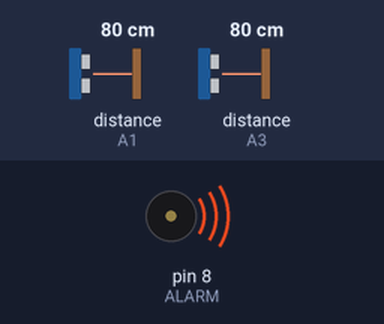
This sketch was run on a simulated Arduino Uno, built with avr-gcc and run on an emulated ATmega328P. On the bench: buzzer (waves = sounding). Wiring (inferred from the names in the program): 2 × ultrasonic range finder: trigger A0, echo A1 / trigger A2, echo A3. The test bench sets the inputs (shaded band); at power-on: distance to the obstacle (sensors on A1, A3) 80 cm. The echo pulse lasts 58.3 µs per cm.

Above: at 0.1 s.
At 2.2 s:
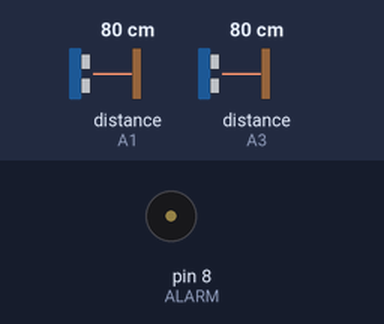
Timing chart, 0 to 3.7 s (numbered marks = the images above):
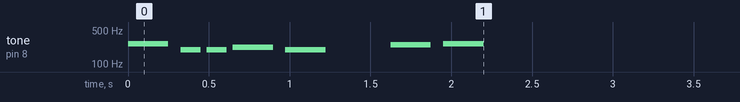

The sketch:

AUDIO_ULTRASONIC__TRIAL_2.ino
```cpp
#define trigPin1 A0
#define echoPin1 A1
#define trigPin2 A2
#define echoPin2 A3

int ALARM = 8;
long duration, distance, FIRSTSensor,SECONDSensor;

#include "pitches.h"
int melody[] = {
  NOTE_C4, NOTE_G3, NOTE_G3, NOTE_A3, NOTE_G3, 0, NOTE_B3, NOTE_C4
};

int noteDurations[] = {
  4, 8, 8, 4, 4, 4, 4, 4
};

void setup()
{
  pinMode(trigPin1, OUTPUT);
pinMode(echoPin1, INPUT);
pinMode(trigPin2, OUTPUT);
pinMode(echoPin2, INPUT);

//pinMode(ALARM, OUTPUT);
//digitalWrite(ALARM, LOW);


for (int thisNote = 0; thisNote < 8; thisNote++)
{
    pinMode(ALARM, OUTPUT);
    digitalWrite(ALARM, LOW);

    int noteDuration = 1000 / noteDurations[thisNote];
    tone(8, melody[thisNote], noteDuration);


    int pauseBetweenNotes = noteDuration * 1.30;
    delay(pauseBetweenNotes);

    noTone(8);
}
}


void loop()
{
SonarSensor(trigPin1, echoPin1);
FIRSTSensor = distance;
SonarSensor(trigPin2, echoPin2);
SECONDSensor = distance;
//SonarSensor(trigPin3, echoPin3);
//THIRDSensor = distance;
/////////////////////////////////////////////////////////////
digitalWrite(ALARM, LOW);
//////////////////////////////////////////////////////////////////////////////////////
Serial.print("S1:");Serial.println(FIRSTSensor); delayMicroseconds(10);
Serial.print("S2:");Serial.println(SECONDSensor);delayMicroseconds(10);

if((FIRSTSensor >= 10) & (FIRSTSensor <= 50))
{
  digitalWrite(ALARM, HIGH);
  delay(500);
 }

if((SECONDSensor >= 10) & (SECONDSensor <= 50))
{
  digitalWrite(ALARM, HIGH);
  delay(500);
}
///////////////////////////////////////////////////////
///////////////////////////////////////////////////////
}
//////////////////////////////////////////////////////
void SonarSensor(int trigPin,int echoPin)
{
digitalWrite(trigPin, LOW);
delayMicroseconds(2);
digitalWrite(trigPin, HIGH);
delayMicroseconds(10);
digitalWrite(trigPin, LOW);
duration = pulseIn(echoPin, HIGH);
distance = (duration/2) / 29.1;
}
```

pitches.h
```cpp
/*************************************************
 * Public Constants
 *************************************************/

#define NOTE_B0  31
#define NOTE_C1  33
#define NOTE_CS1 35
#define NOTE_D1  37
#define NOTE_DS1 39
#define NOTE_E1  41
#define NOTE_F1  44
#define NOTE_FS1 46
#define NOTE_G1  49
#define NOTE_GS1 52
#define NOTE_A1  55
#define NOTE_AS1 58
#define NOTE_B1  62
#define NOTE_C2  65
#define NOTE_CS2 69
#define NOTE_D2  73
#define NOTE_DS2 78
#define NOTE_E2  82
#define NOTE_F2  87
#define NOTE_FS2 93
#define NOTE_G2  98
#define NOTE_GS2 104
#define NOTE_A2  110
#define NOTE_AS2 117
#define NOTE_B2  123
#define NOTE_C3  131
#define NOTE_CS3 139
#define NOTE_D3  147
#define NOTE_DS3 156
#define NOTE_E3  165
#define NOTE_F3  175
#define NOTE_FS3 185
#define NOTE_G3  196
#define NOTE_GS3 208
#define NOTE_A3  220
#define NOTE_AS3 233
#define NOTE_B3  247
#define NOTE_C4  262
#define NOTE_CS4 277
#define NOTE_D4  294
#define NOTE_DS4 311
#define NOTE_E4  330
#define NOTE_F4  349
#define NOTE_FS4 370
#define NOTE_G4  392
#define NOTE_GS4 415
#define NOTE_A4  440
#define NOTE_AS4 466
#define NOTE_B4  494
#define NOTE_C5  523
#define NOTE_CS5 554
#define NOTE_D5  587
#define NOTE_DS5 622
#define NOTE_E5  659
#define NOTE_F5  698
#define NOTE_FS5 740
#define NOTE_G5  784
#define NOTE_GS5 831
#define NOTE_A5  880
#define NOTE_AS5 932
#define NOTE_B5  988
#define NOTE_C6  1047
#define NOTE_CS6 1109
#define NOTE_D6  1175
#define NOTE_DS6 1245
#define NOTE_E6  1319
#define NOTE_F6  1397
#define NOTE_FS6 1480
#define NOTE_G6  1568
#define NOTE_GS6 1661
#define NOTE_A6  1760
#define NOTE_AS6 1865
#define NOTE_B6  1976
#define NOTE_C7  2093
#define NOTE_CS7 2217
#define NOTE_D7  2349
#define NOTE_DS7 2489
#define NOTE_E7  2637
#define NOTE_F7  2794
#define NOTE_FS7 2960
#define NOTE_G7  3136
#define NOTE_GS7 3322
#define NOTE_A7  3520
#define NOTE_AS7 3729
#define NOTE_B7  3951
#define NOTE_C8  4186
#define NOTE_CS8 4435
#define NOTE_D8  4699
#define NOTE_DS8 4978
```
